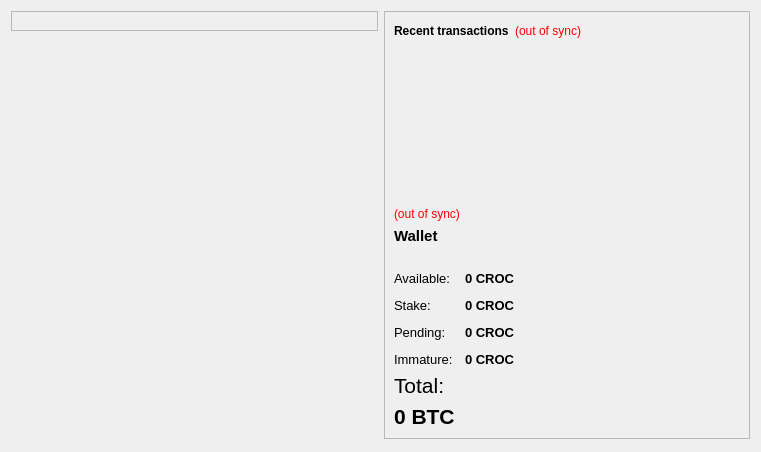
<?xml version="1.0" encoding="UTF-8"?>
<ui version="4.0">
 <class>OverviewPage</class>
 <widget class="QWidget" name="OverviewPage">
  <property name="geometry">
   <rect>
    <x>0</x>
    <y>0</y>
    <width>761</width>
    <height>452</height>
   </rect>
  </property>
  <property name="windowTitle">
   <string>Form</string>
  </property>
  <layout class="QHBoxLayout" name="horizontalLayout" stretch="1,1">
   <item>
    <layout class="QVBoxLayout" name="verticalLayout_2">
     <item>
      <widget class="QFrame" name="frame">
       <property name="frameShape">
        <enum>QFrame::StyledPanel</enum>
       </property>
       <property name="frameShadow">
        <enum>QFrame::Raised</enum>
       </property>
       <layout class="QVBoxLayout" name="verticalLayout_4">
        <item>
         <layout class="QHBoxLayout" name="horizontalLayout_4"/>
        </item>
       </layout>
      </widget>
     </item>
     <item>
      <spacer name="verticalSpacer">
       <property name="orientation">
        <enum>Qt::Vertical</enum>
       </property>
       <property name="sizeHint" stdset="0">
        <size>
         <width>20</width>
         <height>40</height>
        </size>
       </property>
      </spacer>
     </item>
    </layout>
   </item>
   <item>
    <layout class="QVBoxLayout" name="verticalLayout_3">
     <item>
      <widget class="QFrame" name="frame_2">
       <property name="frameShape">
        <enum>QFrame::StyledPanel</enum>
       </property>
       <property name="frameShadow">
        <enum>QFrame::Raised</enum>
       </property>
       <layout class="QVBoxLayout" name="verticalLayout">
        <item>
         <layout class="QHBoxLayout" name="horizontalLayout_2">
          <item>
           <widget class="QLabel" name="label_4">
            <property name="text">
             <string>&lt;b&gt;Recent transactions&lt;/b&gt;</string>
            </property>
           </widget>
          </item>
          <item>
           <widget class="QLabel" name="labelTransactionsStatus">
            <property name="toolTip">
             <string>The displayed information may be out of date. Your wallet automatically synchronizes with the CrocodileCash network after a connection is established, but this process has not completed yet.</string>
            </property>
            <property name="styleSheet">
             <string notr="true">QLabel { color: red; }</string>
            </property>
            <property name="text">
             <string notr="true">(out of sync)</string>
            </property>
            <property name="alignment">
             <set>Qt::AlignRight|Qt::AlignTrailing|Qt::AlignVCenter</set>
            </property>
           </widget>
          </item>
          <item>
           <spacer name="horizontalSpacer">
            <property name="orientation">
             <enum>Qt::Horizontal</enum>
            </property>
            <property name="sizeHint" stdset="0">
             <size>
              <width>40</width>
              <height>20</height>
             </size>
            </property>
           </spacer>
          </item>
         </layout>
        </item>
        <item>
         <widget class="QListView" name="listTransactions">
          <property name="styleSheet">
           <string notr="true">QListView { background: transparent; }</string>
          </property>
          <property name="frameShape">
           <enum>QFrame::NoFrame</enum>
          </property>
          <property name="verticalScrollBarPolicy">
           <enum>Qt::ScrollBarAlwaysOff</enum>
          </property>
          <property name="horizontalScrollBarPolicy">
           <enum>Qt::ScrollBarAlwaysOff</enum>
          </property>
          <property name="selectionMode">
           <enum>QAbstractItemView::NoSelection</enum>
          </property>
         </widget>
        </item>
        <item>
         <widget class="QLabel" name="labelWalletStatus">
          <property name="toolTip">
           <string>The displayed information may be out of date. Your wallet automatically synchronizes with the bitconnect network after a connection is established, but this process has not completed yet.</string>
          </property>
          <property name="styleSheet">
           <string notr="true">QLabel { color: red; }</string>
          </property>
          <property name="text">
           <string notr="true">(out of sync)</string>
          </property>
          <property name="alignment">
           <set>Qt::AlignLeading|Qt::AlignLeft|Qt::AlignVCenter</set>
          </property>
         </widget>
        </item>
        <item>
         <widget class="QLabel" name="label_5">
          <property name="font">
           <font>
            <pointsize>11</pointsize>
            <weight>75</weight>
            <bold>true</bold>
           </font>
          </property>
          <property name="text">
           <string>Wallet</string>
          </property>
         </widget>
        </item>
        <item>
         <spacer name="horizontalSpacer_2">
          <property name="orientation">
           <enum>Qt::Horizontal</enum>
          </property>
          <property name="sizeHint" stdset="0">
           <size>
            <width>40</width>
            <height>20</height>
           </size>
          </property>
         </spacer>
        </item>
        <item>
         <layout class="QFormLayout" name="formLayout_2">
          <property name="fieldGrowthPolicy">
           <enum>QFormLayout::AllNonFixedFieldsGrow</enum>
          </property>
          <property name="horizontalSpacing">
           <number>12</number>
          </property>
          <property name="verticalSpacing">
           <number>12</number>
          </property>
          <item row="0" column="0">
           <widget class="QLabel" name="label">
             <property name="font">
             <font>
              <pointsize>10</pointsize>
             </font>
            </property>
            <property name="text">
             <string>Available:</string>
            </property>
           </widget>
          </item>
          <item row="0" column="1">
           <widget class="QLabel" name="labelBalance">
            <property name="font">
             <font>
              <pointsize>10</pointsize>
              <weight>75</weight>
              <bold>true</bold>
             </font>
            </property>
            <property name="cursor">
             <cursorShape>IBeamCursor</cursorShape>
            </property>
            <property name="toolTip">
             <string>Your current spendable balance</string>
            </property>
            <property name="text">
             <string notr="true">0 CROC</string>
            </property>
            <property name="textInteractionFlags">
             <set>Qt::LinksAccessibleByMouse|Qt::TextSelectableByKeyboard|Qt::TextSelectableByMouse</set>
            </property>
           </widget>
          </item>
          <item row="1" column="0">
           <widget class="QLabel" name="label_6">
             <property name="font">
             <font>
              <pointsize>10</pointsize>
             </font>
            </property>
            <property name="text">
             <string>Stake:</string>
            </property>
           </widget>
          </item>
          <item row="1" column="1">
           <widget class="QLabel" name="labelStake">
            <property name="font">
             <font>
              <pointsize>10</pointsize>
              <weight>75</weight>
              <bold>true</bold>
             </font>
            </property>
            <property name="cursor">
             <cursorShape>IBeamCursor</cursorShape>
            </property>
            <property name="toolTip">
             <string>Total of coins that was staked, and do not yet count toward the current balance</string>
            </property>
            <property name="text">
             <string notr="true">0 CROC</string>
            </property>
            <property name="textInteractionFlags">
             <set>Qt::LinksAccessibleByMouse|Qt::TextSelectableByKeyboard|Qt::TextSelectableByMouse</set>
            </property>
           </widget>
          </item>
          <item row="2" column="0">
           <widget class="QLabel" name="label_3">
             <property name="font">
             <font>
              <pointsize>10</pointsize>
             </font>
            </property>
            <property name="text">
             <string>Pending:</string>
            </property>
           </widget>
          </item>
          <item row="2" column="1">
           <widget class="QLabel" name="labelUnconfirmed">
            <property name="font">
             <font>
              <pointsize>10</pointsize>
              <weight>75</weight>
              <bold>true</bold>
             </font>
            </property>
            <property name="cursor">
             <cursorShape>IBeamCursor</cursorShape>
            </property>
            <property name="toolTip">
             <string>Total of transactions that have yet to be confirmed, and do not yet count toward the current balance</string>
            </property>
            <property name="text">
             <string notr="true">0 CROC</string>
            </property>
            <property name="textInteractionFlags">
             <set>Qt::LinksAccessibleByMouse|Qt::TextSelectableByKeyboard|Qt::TextSelectableByMouse</set>
            </property>
           </widget>
          </item>
          <item row="3" column="0">
           <widget class="QLabel" name="labelImmatureText">
             <property name="font">
             <font>
              <pointsize>10</pointsize>
             </font>
            </property>
            <property name="text">
             <string>Immature:</string>
            </property>
           </widget>
          </item>
          <item row="3" column="1">
           <widget class="QLabel" name="labelImmature">
            <property name="font">
             <font>
              <pointsize>10</pointsize>
              <weight>75</weight>
              <bold>true</bold>
             </font>
            </property>
            <property name="toolTip">
             <string>Mined balance that has not yet matured</string>
            </property>
            <property name="text">
             <string notr="true">0 CROC</string>
            </property>
            <property name="textInteractionFlags">
             <set>Qt::LinksAccessibleByMouse|Qt::TextSelectableByKeyboard|Qt::TextSelectableByMouse</set>
            </property>
           </widget>
          </item>
         </layout>
        </item>
        <item>
          <widget class="QLabel" name="labelTotalText">
          <property name="font">
           <font>
            <family>Arial</family>
            <pointsize>16</pointsize>
           </font>
          </property>
          <property name="text">
           <string>Total:</string>
          </property>
         </widget>
        </item>
        <item>
         <widget class="QLabel" name="labelTotal">
          <property name="font">
           <font>
            <family>Arial</family>
            <pointsize>16</pointsize>
            <weight>75</weight>
            <bold>true</bold>
           </font>
          </property>
          <property name="cursor">
           <cursorShape>IBeamCursor</cursorShape>
          </property>
          <property name="toolTip">
           <string>Your current total balance</string>
          </property>
          <property name="text">
           <string notr="true">0 BTC</string>
          </property>
          <property name="textInteractionFlags">
           <set>Qt::LinksAccessibleByMouse|Qt::TextSelectableByKeyboard|Qt::TextSelectableByMouse</set>
          </property>
         </widget>
        </item>
       </layout>
      </widget>
     </item>
     <item>
      <spacer name="verticalSpacer_2">
       <property name="orientation">
        <enum>Qt::Vertical</enum>
       </property>
       <property name="sizeHint" stdset="0">
        <size>
         <width>20</width>
         <height>40</height>
        </size>
       </property>
      </spacer>
     </item>
    </layout>
   </item>
  </layout>
 </widget>
 <resources/>
 <connections/>
</ui>
